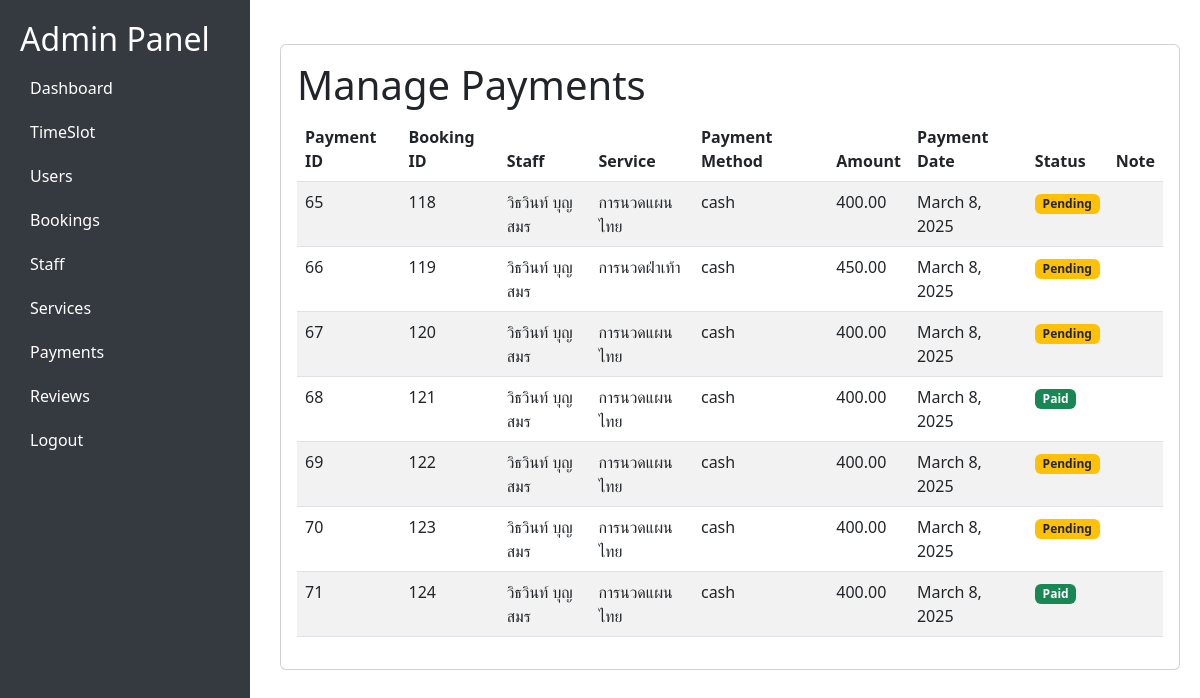
Before: /admin-payments/ (signed in) with the older database file.
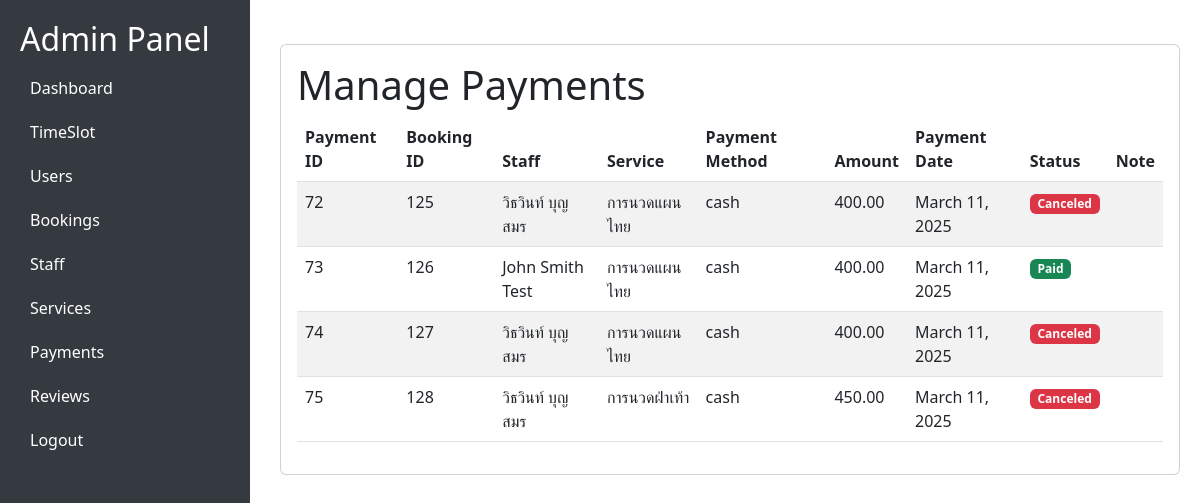
After: the same page with the newer database file.
### serviceApp/models.py (models this page shows, shortened)
class Payment(models.Model):
    payment_id = models.AutoField(primary_key=True)
    staff = models.ForeignKey(Staff, null=True, blank=True, on_delete=models.SET_NULL)
    payment_date = models.DateField(null=True, blank=True, default=datetime.date(1970, 1, 1))
    amount = models.DecimalField(max_digits=10, decimal_places=2)  # price
    payment_method = models.CharField(
        max_length=10,
        choices=[('Cash', 'Cash'), ('Transfer', 'Transfer')],
        default='Transfer'
    )
    status = models.CharField(max_length=10, choices=[('Pending', 'Pending'), ('Paid', 'Paid')], default='Pending')
    note = models.TextField(null=True, blank=True)
    payment_proof = models.ImageField(upload_to='payment_proofs/', null=True, blank=True)

class Booking(models.Model):
    booking_id = models.AutoField(primary_key=True)
    customer = models.ForeignKey('loginApp.Customer', null=True, blank=True, on_delete=models.SET_NULL)
    temp_customer = models.ForeignKey(TemporaryCustomer, null=True, blank=True, on_delete=models.SET_NULL)
    slot = models.ForeignKey(TimeSlot, null=True, blank=True, on_delete=models.SET_NULL)
    service = models.ForeignKey(Service, null=True, blank=True, on_delete=models.SET_NULL)
    review = models.ForeignKey(Review, null=True, blank=True, on_delete=models.SET_NULL)
    staff = models.ForeignKey(Staff, null=True, blank=True, on_delete=models.SET_NULL)
    payment = models.ForeignKey(Payment, null=True, blank=True, on_delete=models.SET_NULL, related_name="payments_related_to_booking")
    booking_date = models.DateField()
    status = models.CharField(max_length=10, choices=[('Pending', 'Pending'), ('Confirmed', 'Confirmed'), ('Cancelled', 'Cancelled')], default='Pending')
    walk_in = models.BooleanField(default=False)
    commission_amount = models.DecimalField(max_digits=10, decimal_places=2, default=0.00) # commissionrate * amount
    start_time = models.TimeField(null=True, blank=True)
    end_time = models.TimeField(null=True, blank=True)

class Staff(models.Model):
    staff_id = models.AutoField(primary_key=True)
    name = models.CharField(max_length=100)
    speciality = models.CharField(max_length=100)
    role = models.CharField(max_length=100)
    commission_rate = models.DecimalField(max_digits=5, decimal_places=2)
    phone = models.CharField(max_length=15)
    birthdate = models.DateField(null=True, blank=True, default="1970-01-01")
    status = models.CharField(max_length=50, default="Available")
    def __str__(self):
        return self.name

class Service(models.Model):
    service_id = models.AutoField(primary_key=True)
    name = models.CharField(max_length=100)
    description = models.TextField()
    price = models.DecimalField(max_digits=10, decimal_places=2)
    duration = models.IntegerField(null=True, blank=True, default=None)

### serviceApp/views.py (the view)
# urls.py: path('admin-payments/',views.admin_payments, name='admin-payments'),
@user_passes_test(superuser_required)
def admin_payments(request):
    payments = Payment.objects.all().prefetch_related(
        'payments_related_to_booking__service',
        'payments_related_to_booking__staff'
    )
    return render(request, 'admin-payments.html', {'payments': payments})

### serviceApp/views.py (called while the page is built)
def superuser_required(user):
    return user.is_superuser

### serviceApp/templates/admin-payments.html (shortened to what this page needs)
<!DOCTYPE html>
<html lang="en">
<head>
    <link href="https://cdn.jsdelivr.net/npm/bootstrap@5.3.0/dist/css/bootstrap.min.css" rel="stylesheet">
</head>
<body>
    <div class="sidebar">
        <h2>Admin Panel</h2>
        <a href="/ad">Dashboard</a>
        <a href="/admin-timeslot">TimeSlot</a>
        <a href="/admin-users"> Users</a>
        <a href="/admin-bookings"> Bookings</a>
        <a href="/admin-employees"> Staff</a>
        <a href="/admin-services"> Services</a>
        <a href="/admin-payments">Payments</a>
        <a href="/admin-reviews">Reviews</a>
        <a href="{% url 'admin-login' %}">Logout</a>
    </div>
    <div class="content">
        <div class="card mt-4 p-3">
            <h1>Manage Payments</h1>
            <table class="table table-striped">
                <thead>
                    <tr>
                        <th>Payment ID</th>
                        <th>Booking ID</th>
                        <th>Staff</th>
                        <th>Service</th>
                        <th>Payment Method</th>
                        <th>Amount</th>
                        <th>Payment Date</th>
                        <th>Status</th>
                        <th>Note</th>
                    </tr>
                </thead>
                <tbody>
                    {% for payment in payments %}
                    <tr>
                        <td>{{ payment.payment_id }}</td>
                        <td>
                            {% if payment.payments_related_to_booking.all %}
                                {% for booking in payment.payments_related_to_booking.all %}
                                    {{ booking.booking_id }}<br>
                                {% endfor %}
                            {% else %}
                                No bookings
                            {% endif %}
                        </td>
                        <td>
                            {% if payment.payments_related_to_booking.all %}
                                {% for booking in payment.payments_related_to_booking.all %}
                                    {{ booking.staff }}<br>
                                {% endfor %}
                            {% else %}
                                No staff
                            {% endif %}
                        </td>
                        <td>
                            {% if payment.payments_related_to_booking.all %}
                                {% for booking in payment.payments_related_to_booking.all %}
                                    {% if booking.service %}
                                        {{ booking.service.name }}<br>
                                    {% else %}
                                        No service
                                    {% endif %}
                                {% endfor %}
                            {% else %}
                                No service
                            {% endif %}
                        </td>
                        <td>{{ payment.payment_method }}</td>
                        <td>{{ payment.amount }}</td>
                        <td>{{ payment.payment_date }}</td>
                        <td>
                            <span class="badge
                                {% if payment.status == 'Paid' %}bg-success
                                {% elif payment.status == 'Pending' %}bg-warning text-dark
                                {% else %}bg-danger{% endif %}" id="status-{{ payment.id }}">
                                {{ payment.status }}
                            </span>
                        </td>
                        <td>{{ payment.note }}</td>
                    </tr>
                    {% empty %}
                    <tr>
                        <td colspan="5" class="text-center">No payments found.</td>
                    </tr>
                    {% endfor %}
                </tbody>
            </table>
        </div>
    </div>
</body>
</html>

Changed rows visible on the page:
removed Payment: payment_id "65", payment_method "cash", amount "400.00", payment_date "March 8, 2025", status "Pending"
removed Booking: booking_id "118", staff "วิธวินท์ บุญสมร", service.name "การนวดแผนไทย"
removed Payment: payment_id "66", payment_method "cash", amount "450.00", payment_date "March 8, 2025", status "Pending"
removed Booking: booking_id "119", staff "วิธวินท์ บุญสมร", service.name "การนวดฝ่าเท้า"
removed Payment: payment_id "67", payment_method "cash", amount "400.00", payment_date "March 8, 2025", status "Pending"
removed Booking: booking_id "120", staff "วิธวินท์ บุญสมร", service.name "การนวดแผนไทย"
removed Payment: payment_id "68", payment_method "cash", amount "400.00", payment_date "March 8, 2025", status "Paid"
removed Booking: booking_id "121", staff "วิธวินท์ บุญสมร", service.name "การนวดแผนไทย"
removed Payment: payment_id "69", payment_method "cash", amount "400.00", payment_date "March 8, 2025", status "Pending"
removed Booking: booking_id "122", staff "วิธวินท์ บุญสมร", service.name "การนวดแผนไทย"
removed Payment: payment_id "70", payment_method "cash", amount "400.00", payment_date "March 8, 2025", status "Pending"
removed Booking: booking_id "123", staff "วิธวินท์ บุญสมร", service.name "การนวดแผนไทย"
removed Payment: payment_id "71", payment_method "cash", amount "400.00", payment_date "March 8, 2025", status "Paid"
removed Booking: booking_id "124", staff "วิธวินท์ บุญสมร", service.name "การนวดแผนไทย"
added Payment: payment_id "72", payment_method "cash", amount "400.00", payment_date "March 11, 2025", status "Canceled"
added Booking: booking_id "125", staff "วิธวินท์ บุญสมร", service.name "การนวดแผนไทย"
added Payment: payment_id "73", payment_method "cash", amount "400.00", payment_date "March 11, 2025", status "Paid"
added Booking: booking_id "126", staff "John Smith Test", service.name "การนวดแผนไทย"
added Payment: payment_id "74", payment_method "cash", amount "400.00", payment_date "March 11, 2025", status "Canceled"
added Booking: booking_id "127", staff "วิธวินท์ บุญสมร", service.name "การนวดแผนไทย"
added Payment: payment_id "75", payment_method "cash", amount "450.00", payment_date "March 11, 2025", status "Canceled"
added Booking: booking_id "128", staff "วิธวินท์ บุญสมร", service.name "การนวดฝ่าเท้า"
